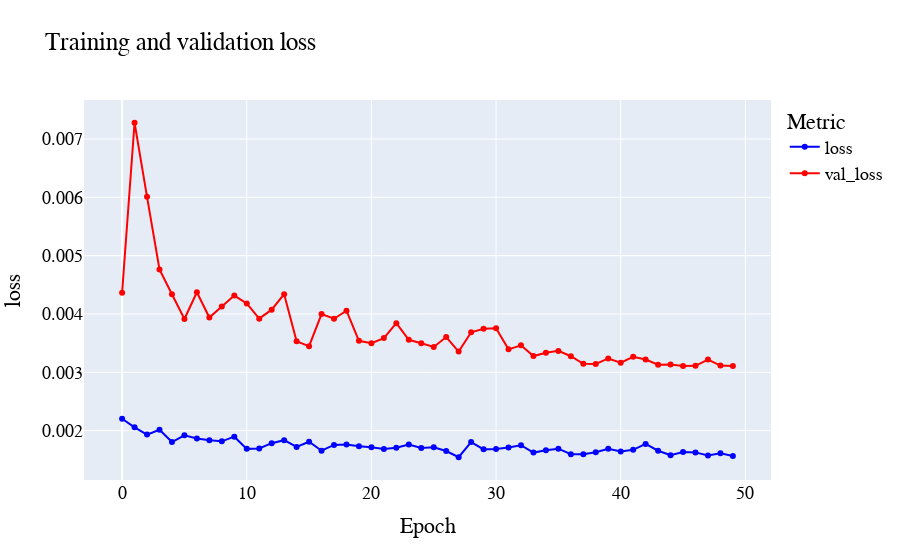

Write notebook code for a chart like this one.
### Code cell
training_figs_dict['loss'].show()
